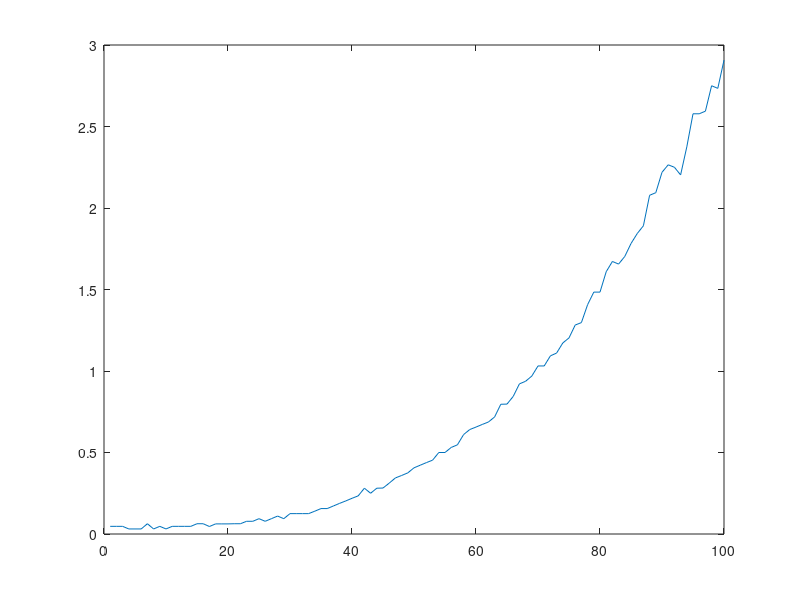

Write the MATLAB code that produced this figure.
%SIZE 200 ; 100 NODOS EN C/PARTICION ; NODOS AUMENTANDO DE 0 A 100 EN PASOS DE A 1 ; PORCENTAJE DE EJES: 50% ; PORCENTAJE DE MOVILES: 50%
y = [0.0469999313354
0.0469999313354
0.0469999313354
0.0309998989105
0.0309998989105
0.0309998989105
0.0629999637604
0.0309998989105
0.0469999313354
0.0309998989105
0.0469999313354
0.0469999313354
0.047000169754
0.047000169754
0.0629999637604
0.0629999637604
0.0460000038147
0.0620000362396
0.0620000362396
0.0620000362396
0.0629999637604
0.0629999637604
0.0780000686646
0.077999830246
0.0940001010895
0.0780000686646
0.0940001010895
0.110000133514
0.0940001010895
0.125
0.125
0.125
0.125
0.140000104904
0.155999898911
0.155999898911
0.171999931335
0.18799996376
0.202999830246
0.218999862671
0.234000205994
0.280999898911
0.25
0.281000137329
0.28200006485
0.31200003624
0.344000101089
0.358999967575
0.375
0.406000137329
0.422000169754
0.43799996376
0.452999830246
0.5
0.5
0.530999898911
0.547000169754
0.610000133514
0.641000032425
0.656000137329
0.672000169754
0.68700003624
0.71799993515
0.796000003815
0.796999931335
0.844000101089
0.921000003815
0.93700003624
0.969000101089
1.03099989891
1.03099989891
1.09299993515
1.11000013351
1.17199993134
1.20300006866
1.28200006485
1.29699993134
1.40700006485
1.48399996758
1.48399996758
1.60899996758
1.67199993134
1.65599989891
1.70300006866
1.78200006485
1.84299993515
1.89100003242
2.07800006866
2.09400010109
2.21899986267
2.26499986649
2.25
2.20300006866
2.375
2.57800006866
2.57799983025
2.59400010109
2.75
2.73400020599
2.90700006485
];

x = [1
2
3
4
5
6
7
8
9
10
11
12
13
14
15
16
17
18
19
20
21
22
23
24
25
26
27
28
29
30
31
32
33
34
35
36
37
38
39
40
41
42
43
44
45
46
47
48
49
50
51
52
53
54
55
56
57
58
59
60
61
62
63
64
65
66
67
68
69
70
71
72
73
74
75
76
77
78
79
80
81
82
83
84
85
86
87
88
89
90
91
92
93
94
95
96
97
98
99
100
];plot(x,y)